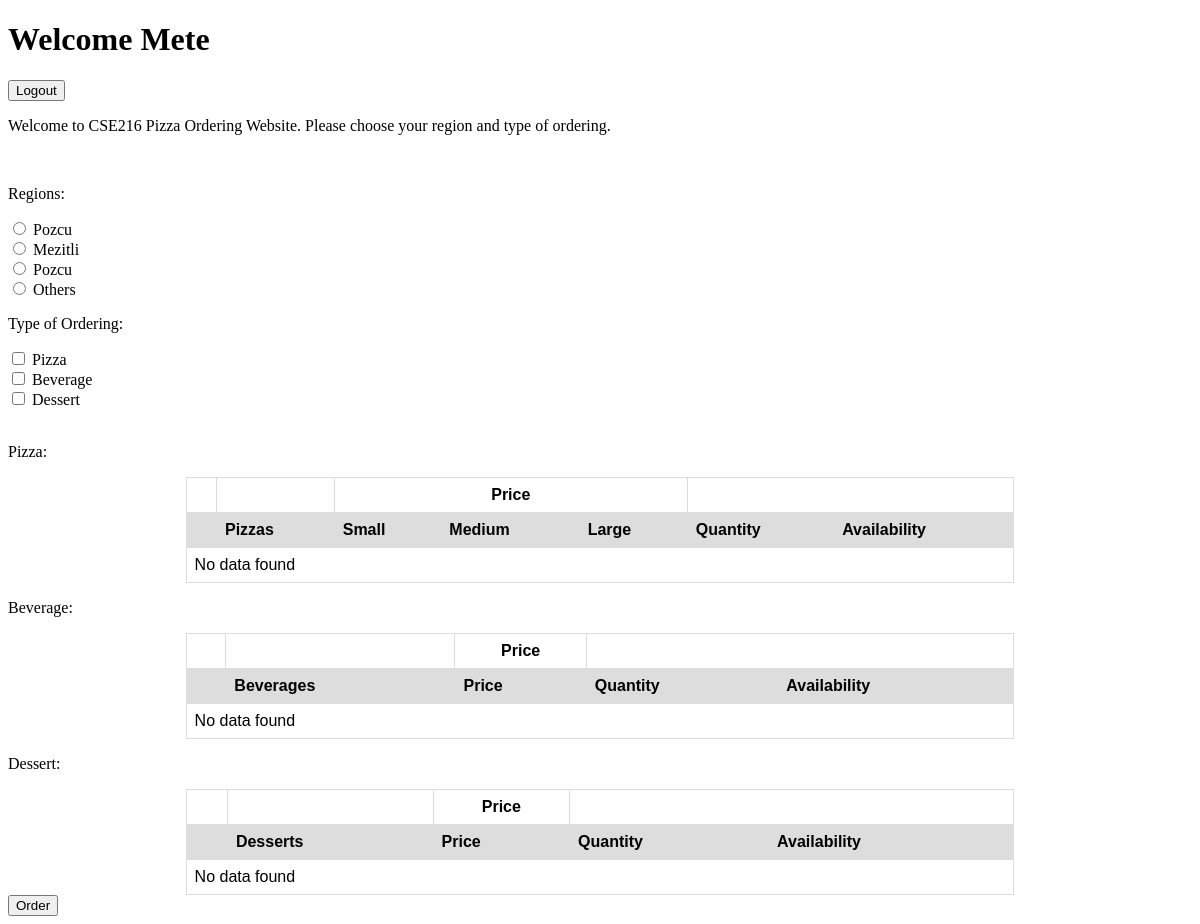
The page /order.php (signed in) on the database as committed earlier.
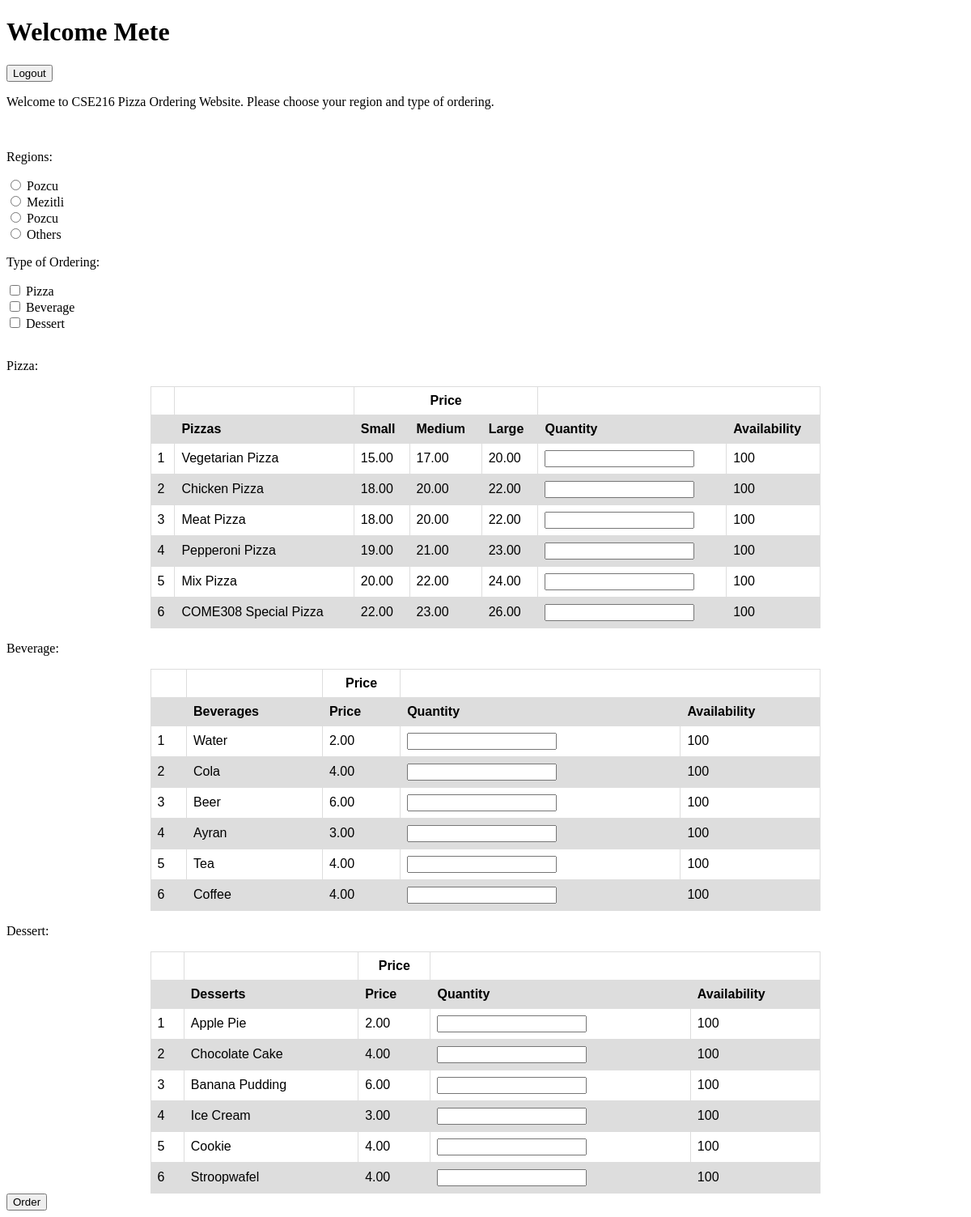
The same page on the database as committed later.
### tables this page shows
CREATE TABLE IF NOT EXISTS `tbl_pizza` (
  `id` int(11) NOT NULL AUTO_INCREMENT,
  `name` varchar(100) NOT NULL,
  `price_small` decimal(10,2) NOT NULL,
  `price_medium` decimal(10,2) NOT NULL,
  `price_large` decimal(10,2) NOT NULL,
  `availability` int(11) NOT NULL,
  PRIMARY KEY (`id`)
);

CREATE TABLE IF NOT EXISTS `tbl_beverage` (
  `id` int(11) NOT NULL AUTO_INCREMENT,
  `name` varchar(100) NOT NULL,
  `price_small` decimal(10,2) NOT NULL,
  `price_medium` decimal(10,2) NOT NULL,
  `price_large` decimal(10,2) NOT NULL,
  `availability` int(11) NOT NULL,
  PRIMARY KEY (`id`)
);

CREATE TABLE IF NOT EXISTS `tbl_dessert` (
  `id` int(11) NOT NULL AUTO_INCREMENT,
  `name` varchar(100) NOT NULL,
  `price_small` decimal(10,2) NOT NULL,
  `price_medium` decimal(10,2) NOT NULL,
  `price_large` decimal(10,2) NOT NULL,
  `availability` int(11) NOT NULL,
  PRIMARY KEY (`id`)
);

### order.php (the view, shortened to what this page needs)
<!DOCTYPE html>
<?php
include('config.php');
$query_pizza = "SELECT * FROM tbl_pizza";
$result_pizza = $conn->query($query_pizza);
$query_beverage = "SELECT * FROM tbl_beverage";
$result_beverage = $conn->query($query_beverage);
$query_dessert = "SELECT * FROM tbl_dessert";
$result_dessert = $conn->query($query_dessert);
?>
<html>
<head>
</head>
<body>
	<h1>Welcome <?php echo $_SESSION['username']; ?></h1>
	<form method='post' action="">
		<input type="submit" value="Logout" name="submit-logout">
	</form>
	<div>
		<form method="post" action="payment-summary">
			<div>
				<p>Welcome to CSE216 Pizza Ordering Website. Please choose your region and type of ordering.</p>
				<br>
				<p>Regions:</p>
				<input type="radio" id="rb-pozcu" name="rb-region" value="Pozcu">
				<label for="pozcu">Pozcu</label>
				<br>
				<input type="radio" id="rb-mezitli" name="rb-region" value="Mezitli">
				<label for="mezitli">Mezitli</label>
				<br>
				<input type="radio" id="rb-toros-university" name="rb-region" value="Toros University">
				<label for="toros-university">Pozcu</label>
				<br>
				<input type="radio" id="rb-others" name="rb-region" value="Others">
				<label for="others">Others</label>
				<br>
				<p>Type of Ordering:</p>
				<input type="checkbox" id="chk-pizza" name="chk-type-of-ordering" value="Pizza">
				<label for="pizza">Pizza</label>
				<br>
				<input type="checkbox" id="chk-beverage" name="chk-type-of-ordering" value="Beverage">
				<label for="beverage">Beverage</label>
				<br>
				<input type="checkbox" id="chk-dessert" name="chk-type-of-ordering" value="Dessert">
				<label for="dessert">Dessert</label>
			</div>
			<br>
			<div class="div-table-pizza">
				<p>Pizza:</p>
				<center>
					<table>
						<tr>
							<th></th>
							<th></th>
							<th colspan="3" class="th-price">Price</th>
							<th colspan="2"></th>
						</tr>
						<tr>
							<th></th>
							<th>Pizzas</th>
							<th>Small</th>
							<th>Medium</th>
							<th>Large</th>
							<th>Quantity</th>
							<th>Availability</th>
						</tr>
						<?php
						if ($result_pizza->num_rows > 0)
						{
							$counter=1;
							while($data_pizza = $result_pizza->fetch_assoc())
							{
								?>
								<tr>
									<td><?php echo $counter; ?></td>
									<td><?php echo $data_pizza['name']; ?></td>
									<td><?php echo $data_pizza['price_small']; ?></td>
									<td><?php echo $data_pizza['price_medium']; ?></td>
									<td><?php echo $data_pizza['price_large']; ?></td>
									<td>
										<input onkeyup="calculateAvailabilityById('qty-pizza-<?php echo $data_pizza['id'];?>', 'availability-pizza-<?php echo $data_pizza['id'];?>','availability-pizza-const-<?php echo $data_pizza['id'];?>')" type="text" id="qty-pizza-<?php echo $data_pizza['id'];?>" name="pizza">
									</td>
									<td id="availability-pizza-<?php echo $data_pizza['id'];?>">
										<?php echo $data_pizza['availability']; ?>
									</td>
								</tr>
								<?php
								$counter++;
							}
						}
						else
						{
							?>
							<tr>
								<td colspan="8">No data found</td>
							</tr>
							<?php
						}
						?>
					</table>
				</center>
			</div>
			<div class="div-table-beverage">
				<p>Beverage:</p>
				<center>
					<table>
						<tr>
							<th></th>
							<th></th>
							<th class="th-price">Price</th>
							<th colspan="2"></th>
						</tr>
						<tr>
							<th></th>
							<th>Beverages</th>
							<th>Price</th>
							<th>Quantity</th>
							<th>Availability</th>
						</tr>
						<?php
						if ($result_beverage->num_rows > 0)
						{
							$counter=1;
							while($data_beverage = $result_beverage->fetch_assoc())
							{
								?>
								<tr>
									<td><?php echo $counter; ?></td>
									<td><?php echo $data_beverage['name']; ?></td>
									<td><?php echo $data_beverage['price_small']; ?></td>
									<td>
										<input onkeyup="calculateAvailabilityById('qty-beverage-<?php echo $data_beverage['id'];?>', 'availability-beverage-<?php echo $data_beverage['id'];?>','availability-beverage-const-<?php echo $data_beverage['id'];?>')" type="text" id="qty-beverage-<?php echo $data_beverage['id'];?>" name="beverage">
									</td>
									<td id="availability-beverage-<?php echo $data_beverage['id'];?>">
										<?php echo $data_beverage['availability']; ?>
									</td>
								</tr>
								<?php
								$counter++;
							}
						}
						else
						{
							?>
							<tr>
								<td colspan="8">No data found</td>
							</tr>
							<?php
						}
						?>
					</table>
				</center>
			</div>
			<div class="div-table-dessert">
				<p>Dessert:</p>
				<center>
					<table>
						<tr>
							<th></th>
							<th></th>
							<th class="th-price">Price</th>
							<th colspan="2"></th>
						</tr>
						<tr>
							<th></th>
							<th>Desserts</th>
							<th>Price</th>
							<th>Quantity</th>
							<th>Availability</th>
						</tr>
						<?php
						if ($result_dessert->num_rows > 0)
						{
							$counter=1;
							while($data_dessert = $result_dessert->fetch_assoc())
							{
								?>
								<tr>
									<td><?php echo $counter; ?></td>
									<td><?php echo $data_dessert['name']; ?></td>
									<td><?php echo $data_dessert['price_small']; ?></td>
									<td>
										<input onkeyup="calculateAvailabilityById('qty-dessert-<?php echo $data_dessert['id'];?>', 'availability-dessert-<?php echo $data_dessert['id'];?>','availability-beverage-const-<?php echo $data_dessert['id'];?>')" type="text" id="qty-dessert-<?php echo $data_dessert['id'];?>" name="dessert">
									</td>
									<td id="availability-dessert-<?php echo $data_dessert['id'];?>">
										<?php echo $data_dessert['availability']; ?>
									</td>
								</tr>
								<?php
								$counter++;
							}
						}
						else
						{
							?>
							<tr>
								<td colspan="8">No data found</td>
							</tr>
							<?php
						}
						?>
					</table>
				</center>
			</div>
		<input type="submit" value="Order" name="submit-order">
		</form>
	</div>
</body>
</html>

### order.php (style rules this page uses)
table { font-family: arial, sans-serif; border-collapse: collapse; width: 70%; }
td, th { border: 1px solid #dddddd; text-align: left; padding: 8px; }
tr:nth-child(even) { background-color: #dddddd; }
.th-price { text-align: center; }

Rows that differ between the two databases and show on the page:
added tbl_pizza: name "Vegetarian Pizza", price_small "15.00", price_medium "17.00", price_large "20.00", availability "100"
added tbl_pizza: name "Chicken Pizza", price_small "18.00", price_medium "20.00", price_large "22.00", availability "100"
added tbl_pizza: name "Meat Pizza", price_small "18.00", price_medium "20.00", price_large "22.00", availability "100"
added tbl_pizza: name "Pepperoni Pizza", price_small "19.00", price_medium "21.00", price_large "23.00", availability "100"
added tbl_pizza: name "Mix Pizza", price_small "20.00", price_medium "22.00", price_large "24.00", availability "100"
added tbl_pizza: name "COME308 Special Pizza", price_small "22.00", price_medium "23.00", price_large "26.00", availability "100"
added tbl_beverage: name "Water", price_small "2.00", availability "100"
added tbl_beverage: name "Cola", price_small "4.00", availability "100"
added tbl_beverage: name "Beer", price_small "6.00", availability "100"
added tbl_beverage: name "Ayran", price_small "3.00", availability "100"
added tbl_beverage: name "Tea", price_small "4.00", availability "100"
added tbl_beverage: name "Coffee", price_small "4.00", availability "100"
added tbl_dessert: name "Apple Pie", price_small "2.00", availability "100"
added tbl_dessert: name "Chocolate Cake", price_small "4.00", availability "100"
added tbl_dessert: name "Banana Pudding", price_small "6.00", availability "100"
added tbl_dessert: name "Ice Cream", price_small "3.00", availability "100"
added tbl_dessert: name "Cookie", price_small "4.00", availability "100"
added tbl_dessert: name "Stroopwafel", price_small "4.00", availability "100"
Other text that changed with them:
text no longer shown: "No data found No data found No data found"
